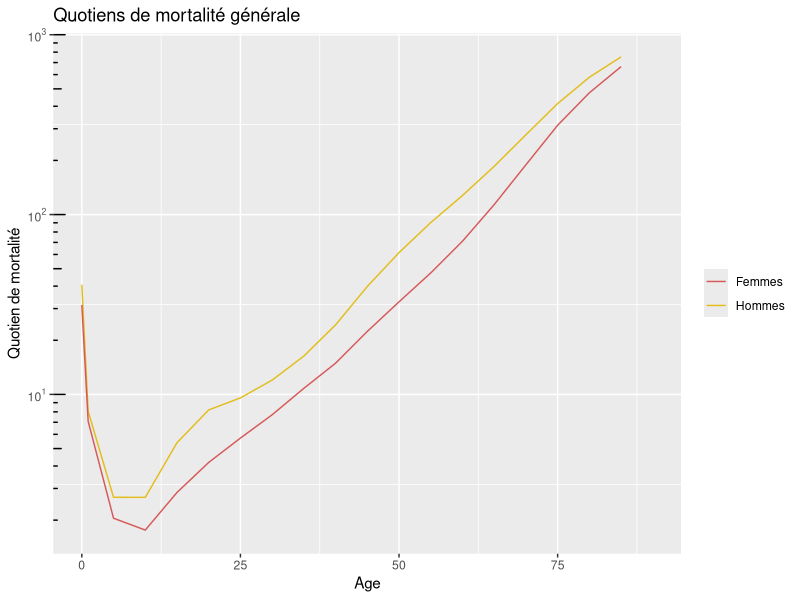
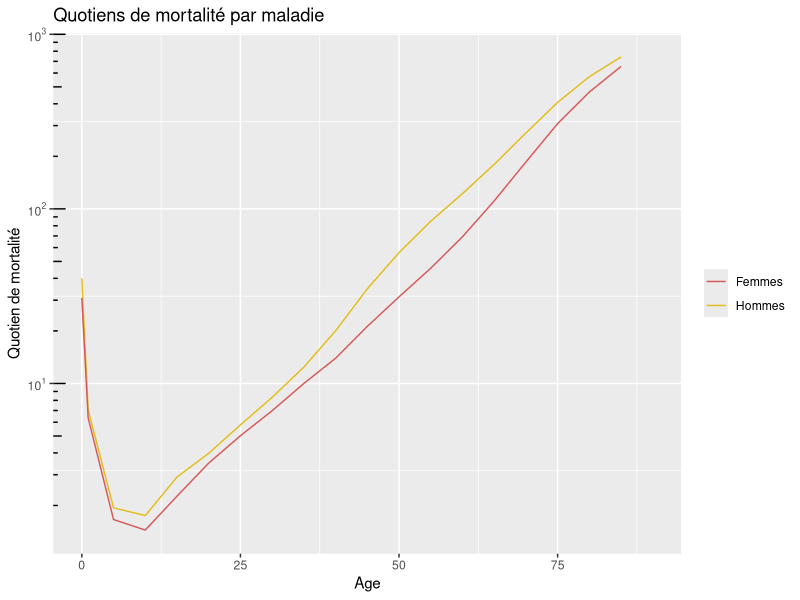
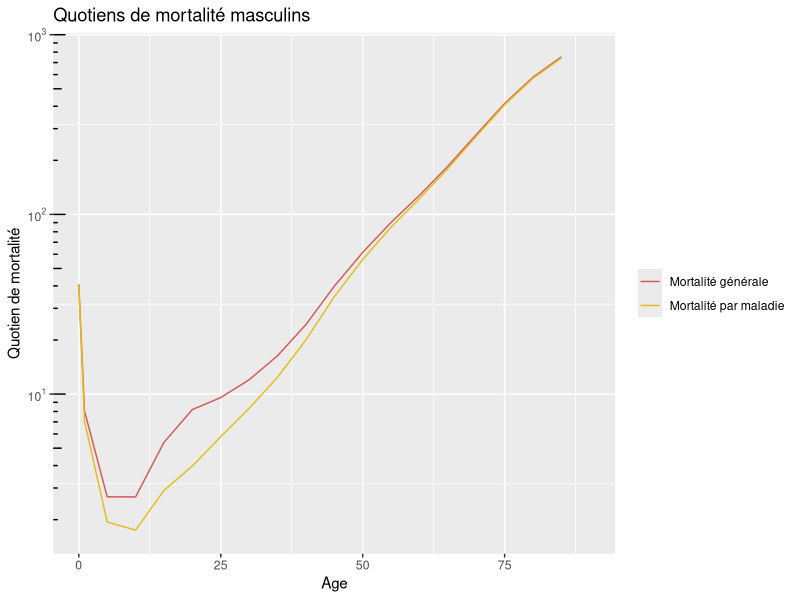
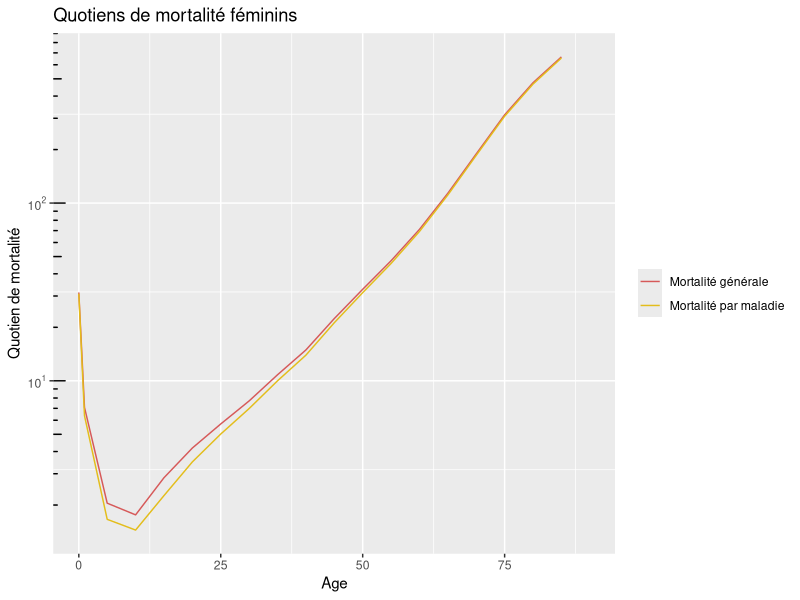
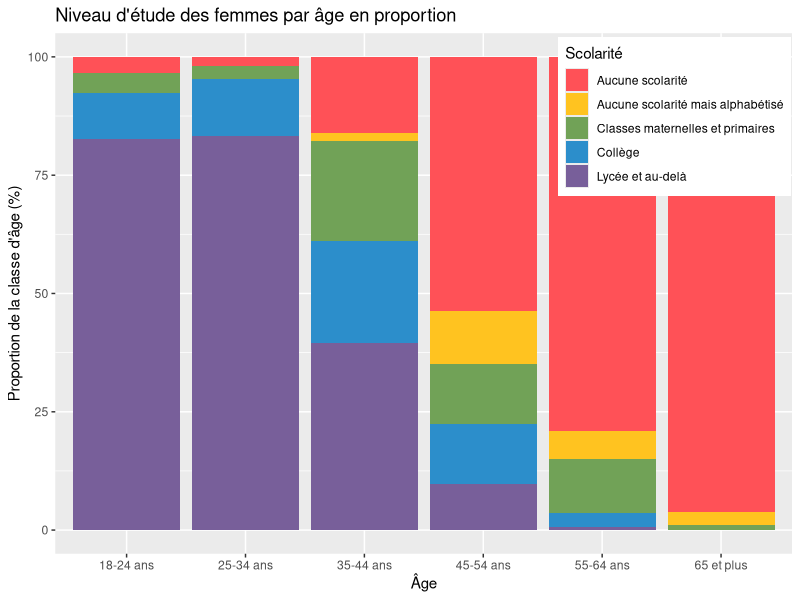
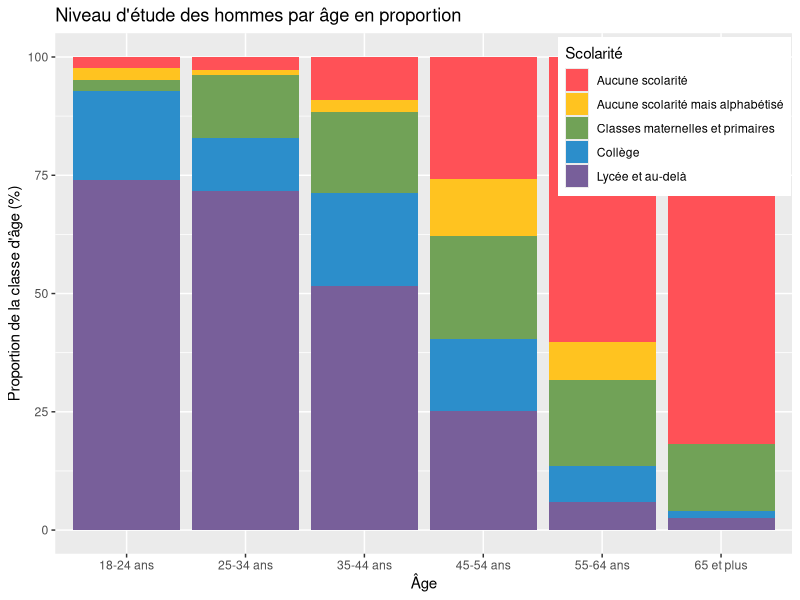
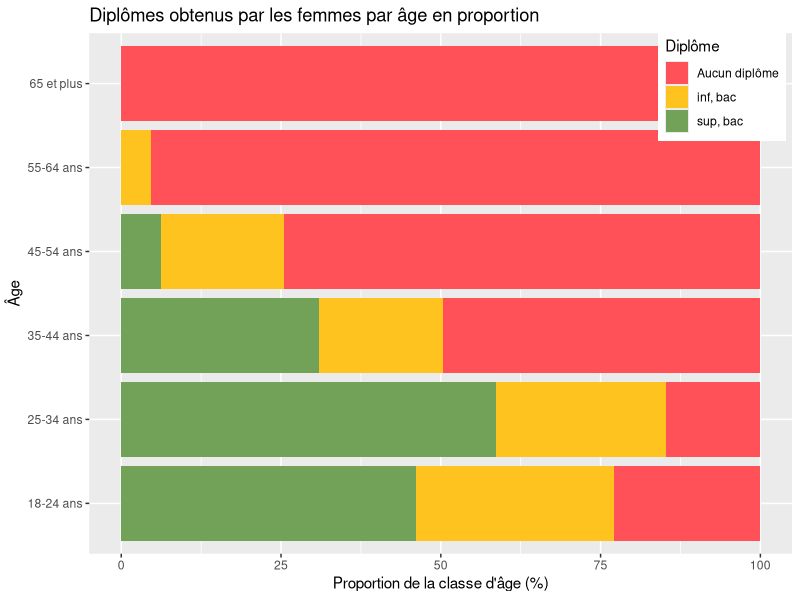
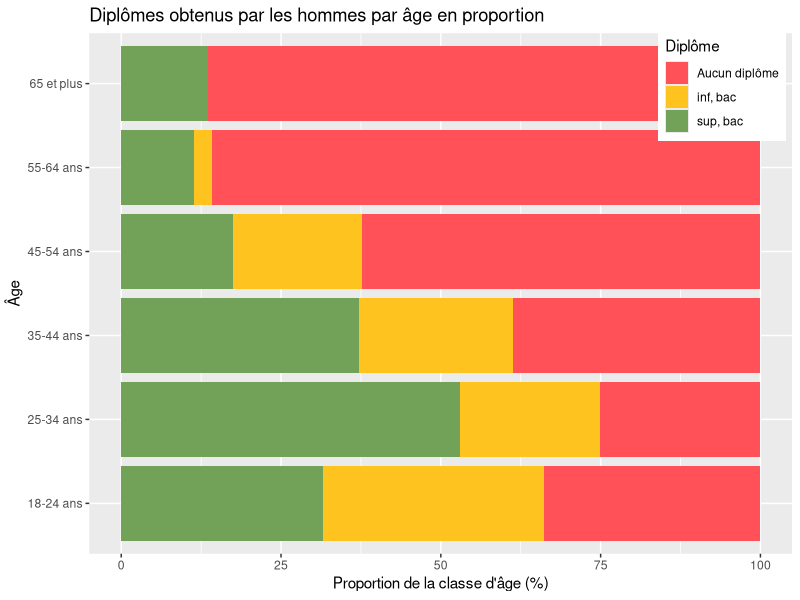

R code for these plots, in order:
## ---- chunk 1
library(readxl)
library(tidyverse)
library(knitr)
setwd("C:/Users/Thibaud/Documents/Demographie/M1S2/UE1 - Analyse demographique/Breton/DM1")

TableMortMascGeneral <- read_excel("./data/exo1/tmhgen.xlsx") %>%
  column_to_rownames("Age x")
TableMortMascAccident <- read_excel("./data/exo1/tmhmal.xlsx") %>%
  column_to_rownames("Age x")
## ---- chunk 2
Racine <- 100000
TableMortMascMaladie <- TableMortMascGeneral %>%
  select("aqx p.1000")
for (i in seq_along(row.names(TableMortMascMaladie))) {
  TableMortMascMaladie$`Sx`[i] <- Racine
  TableMortMascMaladie$`aqx p.1000`[i] <- round((1 - ((1 - (TableMortMascGeneral$`aqx p.1000`[i]/1000))/(1 - (TableMortMascAccident$`aqx p.1000`[i] /1000)))) * 1000, 2)
  TableMortMascMaladie$`d(x;x+a)`[i] <- round(Racine * (TableMortMascMaladie$`aqx p.1000`[i] * 0.001))
  Racine <- Racine - TableMortMascMaladie$`d(x;x+a)`[i]
}
TableMortMascMaladie <- relocate(TableMortMascMaladie, `Sx`, `d(x;x+a)`, `aqx p.1000`)
## ---- chunk 3
kable(TableMortMascMaladie, caption = 'Table III M.')
## ---- chunk 4
SommeMort <- TableMortMascGeneral %>%
  select(`d(x;x+a)`) %>%
  rename(`d(x;x+a) Constatés` = `d(x;x+a)`)
SommeMort$`d(x;x+a) Somme` <- TableMortMascAccident$`d(x;x+a)` + TableMortMascMaladie$`d(x;x+a)`
SommeMort$`Difference Brute` <- SommeMort$`d(x;x+a) Somme` - SommeMort$`d(x;x+a) Constatés`
SommeMort$'Difference p.100' <- round((SommeMort$`d(x;x+a) Somme` - SommeMort$`d(x;x+a) Constatés`) / SommeMort$`d(x;x+a) Constatés` * 100, 2)

## ---- chunk 5
kable(SommeMort, caption = "Décès observés, sommes des décès calculés et différence")
## ---- chunk 6
library(scales)
library(gridExtra)
TableMortFemmGeneral <- read_excel("./data/exo1/tmfgen.xlsx") %>%
  column_to_rownames("Age x")
TableMortFemmMaladie <- read_excel("./data/exo1/tmfmal.xlsx") %>%
  column_to_rownames("Age x")

TableMortFemmAccident <- select(TableMortFemmGeneral, "aqx p.1000")
TableMortFemmAccident$`aqx p.1000` <- TableMortFemmAccident$`aqx p.1000` - TableMortFemmMaladie$`aqx p.1000`
## ---- chunk 7
ggplot() +
  geom_line(data = TableMortMascGeneral, aes(y = `aqx p.1000`, x = as.numeric(row.names(TableMortMascGeneral)), color = "Hommes")) +
  geom_line(data = TableMortFemmGeneral, aes(y = `aqx p.1000`, x = as.numeric(row.names(TableMortFemmGeneral)), color = "Femmes")) +
  scale_color_manual(values = c("#d65959", "#e3bd1b"), name = NULL) +
  scale_y_continuous(trans = "log10", breaks = function(x) {
    brks <- extended_breaks(Q = c(1, 5))(log10(x))
    10^(brks[brks %% 1 == 0])
  }, labels = math_format(format = log10))+
  annotation_logticks(sides = "l") +
  ggtitle("Quotiens de mortalité générale") +
  xlab("Age") +
  ylab("Quotien de mortalité")

ggplot() +
  geom_line(data = TableMortMascMaladie, aes(y = `aqx p.1000`, x = as.numeric(row.names(TableMortMascMaladie)), color = "Hommes")) +
  geom_line(data = TableMortFemmMaladie, aes(y = `aqx p.1000`, x = as.numeric(row.names(TableMortFemmMaladie)), color = "Femmes")) +
  scale_color_manual(values = c("#d65959", "#e3bd1b"), name = NULL) +
  scale_y_continuous(trans = "log10",
                     breaks = function(x) {
                       brks <- extended_breaks(Q = c(1, 5))(log10(x))
                       10^(brks[brks %% 1 == 0])
                     },
                     labels = math_format(format = log10))+
  annotation_logticks(sides = "l") +
  ggtitle("Quotiens de mortalité par maladie") +
  xlab("Age") +
  ylab("Quotien de mortalité")
## ---- chunk 8
ggplot() +
  geom_line(data = TableMortMascGeneral, aes(y = `aqx p.1000`, x = as.numeric(row.names(TableMortMascGeneral)), color = "Mortalité générale")) +
  geom_line(data = TableMortMascMaladie, aes(y = `aqx p.1000`, x = as.numeric(row.names(TableMortMascMaladie)), color = "Mortalité par maladie")) +
  scale_color_manual(values = c("#d65959", "#e3bd1b"), name = NULL) +
  scale_y_continuous(
    trans = "log10",
    breaks = function(x) {
      brks <- extended_breaks(Q = c(1, 5))(log10(x))
      10^(brks[brks %% 1 == 0])
    },
    labels = math_format(format = log10)
  )+
  annotation_logticks(sides = "l") +
  ggtitle("Quotiens de mortalité masculins") +
  xlab("Age") +
  ylab("Quotien de mortalité")

ggplot() +
  geom_line(data = TableMortFemmGeneral, aes(y = `aqx p.1000`, x = as.numeric(row.names(TableMortFemmGeneral)), color = "Mortalité générale")) +
  geom_line(data = TableMortFemmMaladie, aes(y = `aqx p.1000`, x = as.numeric(row.names(TableMortFemmMaladie)), color = "Mortalité par maladie")) +
  scale_color_manual(values = c("#d65959", "#e3bd1b"), name = NULL) +
  scale_y_continuous(
    trans = "log10",
    breaks = function(x) {
      brks <- extended_breaks(Q = c(1, 5))(log10(x))
      10^(brks[brks %% 1 == 0])
    },
    labels = math_format(format = log10)
  )+
  annotation_logticks(sides = "l") +
  ggtitle("Quotiens de mortalité féminins") +
  xlab("Age") +
  ylab("Quotien de mortalité")
## ---- chunk 9
EsperanceDeVieNaissance <- function (Age, Population) {
  Annees <- Population
  Racine <- Population[1]
  AnneesVecues <- data.frame(Population, row.names = Age)
  SommeAV <- 0
  for (i in seq_along(Age)){
    AnneesVecues$Annees[i] <- ((Population[i] + Population[i+1])/2) * (as.numeric(Age[i+1]) - as.numeric(Age[i]))
    SommeAV <- SommeAV + ifelse(!is.na(AnneesVecues$Annees[i]), AnneesVecues$Annees[i], 0)
  }
  return(round(SommeAV/Racine,2))
}
## ---- chunk 10
`Table I Sexe Masculin` <- EsperanceDeVieNaissance(row.names(TableMortMascGeneral), TableMortMascGeneral$Sx)
`Table I Sexe Feminin` <- EsperanceDeVieNaissance(row.names(TableMortFemmGeneral), TableMortFemmGeneral$Sx)
`Table III Sexe Masculin` <- EsperanceDeVieNaissance(row.names(TableMortMascMaladie), TableMortMascMaladie$Sx)
`Table III Sexe Feminin` <- EsperanceDeVieNaissance(row.names(TableMortFemmMaladie), TableMortFemmMaladie$Sx)
Colones <- c("Table I Sexe Masculin","Table I Sexe Feminin","Table III Sexe Masculin","Table III Sexe Feminin")
kable(data.frame(`Table I Sexe Masculin`,`Table I Sexe Feminin`,`Table III Sexe Masculin`,`Table III Sexe Feminin`), caption = "Espérance de vie", col.names = Colones)
## ---- chunk 11
PopHomme55ans <- 49000
TableMortMasc <- TableMortMascAccident %>%
  slice(13:16) %>%
  select(`aqx p.1000`)
for (i in seq_along(TableMortMasc$`aqx p.1000`)) {
  TableMortMasc$`Px`[i] <- PopHomme55ans
  TableMortMasc$`d'(x;x+5) Accidents`[i] <- round(TableMortMasc$`Px`[i] * (TableMortMascAccident$`aqx p.1000`[i+12]/1000)*(1-(TableMortMascMaladie$`aqx p.1000`[i+12])/1000/2))
  TableMortMasc$`d'(x;x+5) Maladie`[i] <- round(TableMortMasc$`Px`[i] * (TableMortMascMaladie$`aqx p.1000`[i+12]/1000)*((1-(TableMortMascAccident$`aqx p.1000`[i+12])/1000/2)))
  PopHomme55ans <- PopHomme55ans - TableMortMasc$`d'(x;x+5) Accidents`[i] - TableMortMasc$`d'(x;x+5) Maladie`[i]
  if (i == length(TableMortMasc$`aqx p.1000`)) {
    TableMortMasc <- TableMortMasc %>% add_row(Px = PopHomme55ans)
    row.names(TableMortMasc)[i+1] <- 75
  }
}
TableMortMasc <- TableMortMasc %>% select(-`aqx p.1000`)
## ---- chunk 12
kable(TableMortMasc, caption = "Table des mortalités masculine")
## ---- chunk 13
DecesFemmesObserves <- read_excel("./data/exo1/fobservee.xlsx")  %>% column_to_rownames("Age x")
Px <- DecesFemmesObserves$Px[1]
for (i in seq_along(DecesFemmesObserves$`Décés par accident observés D'a(x;x+5)`)) {
  DecesFemmesObserves$Px[i] <- Px
  Px <- Px - DecesFemmesObserves$`Décés par accident observés D'a(x;x+5)`[i] - DecesFemmesObserves$`Décés par maladie observés D'm(x;x+5)`[i]
  if (i == length(DecesFemmesObserves$`Décés par accident observés D'a(x;x+5)`)) {
    DecesFemmesObserves <- DecesFemmesObserves %>% add_row(Px = Px)
    row.names(DecesFemmesObserves)[i+1] <- 75
  }
}
DecesSexesReunis <- TableMortMasc
DecesSexesReunis$`d'(x;x+5) Accidents` <- DecesSexesReunis$`d'(x;x+5) Accidents` + DecesFemmesObserves$`Décés par accident observés D'a(x;x+5)`
DecesSexesReunis$`d'(x;x+5) Maladie` <- DecesSexesReunis$`d'(x;x+5) Maladie` + DecesFemmesObserves$`Décés par maladie observés D'm(x;x+5)`
DecesSexesReunis$Px <- DecesSexesReunis$Px + DecesFemmesObserves$Px
for (i in seq(DecesSexesReunis$Px)) {
DecesSexesReunis$`5q''ax`[i] <- round(DecesSexesReunis$`d'(x;x+5) Accidents`[i]/(DecesSexesReunis$Px[i] - (DecesSexesReunis$`d'(x;x+5) Maladie`[i]/2)) * 1000,2)
}
## ---- chunk 14
kable(DecesSexesReunis, caption = "Table des décès réunis")
## ---- chunk 15
DecesHommesObserves <- read_excel("./data/exo1/mobservee.xlsx") %>% column_to_rownames("Age x")
DecesSexesReunisObs <- TableMortMasc
DecesSexesReunisObs$`d'(x;x+5) Accidents` <- DecesSexesReunisObs$`d'(x;x+5) Accidents` + DecesFemmesObserves$`Décés par accident observés D'a(x;x+5)`
DecesSexesReunis$`d'(x;x+5) Maladie` <- DecesSexesReunis$`d'(x;x+5) Maladie` + DecesFemmesObserves$`Décés par maladie observés D'm(x;x+5)`
DecesSexesReunisObs$Px <- DecesSexesReunisObs$Px + DecesSexesReunisObs$Px
for (i in seq(DecesSexesReunisObs$Px)) {
  DecesSexesReunisObs$`5qax`[i] <- round(DecesSexesReunisObs$`d'(x;x+5) Accidents`[i]/(DecesSexesReunisObs$Px[i] - (DecesSexesReunisObs$`d'(x;x+5) Maladie`[i]/2)) * 1000,2)
}
## ---- chunk 16
kable(DecesSexesReunisObs, caption = "Table des morts par accidents")
## ---- chunk 17
PopulationHommeFemme <- 100000
TableMortFunc <- function (Age, Racine, Quotients) {
  Res <- data.frame(Quotients, row.names = Age)
  for (i in seq_along(Age)){
    Res$`Sx`[i] <- Racine
    Res$`d(x;x+a)`[i] <- round(Res$`Quotients`[i] * Res$`Sx`[i] / 1000)
    Racine <- Racine - Res$`d(x;x+a)`[i]
  }
  Res <- relocate(Res, `Sx`, `d(x;x+a)`, `aqx P.1000` = `Quotients`)
  return(Res)
}
TableMortAccidentSecond <- TableMortFunc(row.names(DecesSexesReunisObs),PopulationHommeFemme,DecesSexesReunisObs$`5qax`) %>% rename(`5q''ax P.1000` = `aqx P.1000`)
TableMortAccidentObs <- TableMortFunc(row.names(DecesSexesReunis),PopulationHommeFemme,DecesSexesReunis$`5q''ax`) %>% rename(`5qax P.1000` = `aqx P.1000`)
SommeDecesSexeReunis <- sum(TableMortAccidentSecond$`d(x;x+a)`,  na.rm=TRUE)
SommeDecesSexeReunisObs <- sum(TableMortAccidentObs$`d(x;x+a)`,  na.rm=TRUE)
Quotient20qSeconda55 <- SommeDecesSexeReunis/PopulationHommeFemme * 1000
Quotient20qa55 <- SommeDecesSexeReunisObs/PopulationHommeFemme * 1000
## ---- chunk 18
#Colones <- c("20q''a55 p.1000", "20qa55 p.1000")
#Quotients20qa55 <- data.frame(`20q"a55`,`20qa55`)
kable(TableMortAccidentSecond)
kable(TableMortAccidentObs)
## ---- chunk 19
ProbabiliteDecesSecond <- ((SommeDecesSexeReunis/PopulationHommeFemme * 0.51) + (SommeDecesSexeReunis/PopulationHommeFemme * 0.49)) * 1000
ProbabiliteDecesObs <- ((SommeDecesSexeReunisObs/PopulationHommeFemme * 0.51) + (SommeDecesSexeReunisObs/PopulationHommeFemme * 0.49)) * 1000
## ---- chunk 20
Colones <- c("Probabilité de la table de mortalité calculée","Probabilité de la table de mortalité \"Observée \"")
kable(data.frame(ProbabiliteDecesSecond,ProbabiliteDecesObs), col.names = Colones, caption = "Probabilités de mourir entre 55 et 75 ans")
## ---- chunk 21
library(cowplot)
NiveauEtudeFemme <- read_excel("./data/exo2/niveauEtudeFemme.xlsx")
NiveauEtudeHomme <- read_excel("./data/exo2/niveauEtudeHomme.xlsx")
DiplomeFemme <- read_excel("./data/exo2/diplomeFemme.xlsx")
DiplomeHomme <- read_excel("./data/exo2/diplomeHomme.xlsx")

NiveauEtudeFemmeTidy <- NiveauEtudeFemme %>% rename("Classes maternelles et primaires" = "Maternelle et primaire") %>% pivot_longer(c(`Aucune scolarité`,`Aucune scolarité mais alphabétisé`,`Classes maternelles et primaires`, `Collège`, `Lycée et au-delà`), names_to = "Scolarite", values_to = "Proportion")
NiveauEtudeHommeTidy <- NiveauEtudeHomme %>% rename("Classes maternelles et primaires" = "Maternelle et primaire") %>% pivot_longer(c(`Aucune scolarité`,`Aucune scolarité mais alphabétisé`,`Classes maternelles et primaires`, `Collège`, `Lycée et au-delà`), names_to = "Scolarite", values_to = "Proportion")

DiplomeFemmeTidy <- DiplomeFemme  %>% pivot_longer(c(`Aucun diplôme`,`inf, bac`,`sup, bac`), names_to = "Diplome", values_to = "Proportion")
DiplomeHommeTidy <- DiplomeHomme %>% pivot_longer(c(`Aucun diplôme`,`inf, bac`,`sup, bac`), names_to = "Diplome", values_to = "Proportion")

## ---- chunk 22

ggplot(NiveauEtudeFemmeTidy) +
  geom_col(aes(x = `Age`, y = `Proportion`, fill = Scolarite))+
  scale_fill_manual("Scolarité", values = c("#ff5157","#ffc320","#71a257","#2c8ecb","#785f9a"))+
  ggtitle("Niveau d'\u00e9tude des femmes par \u00E2ge en proportion")+
  ylab("Proportion de la classe d'\u00E2ge (%)")+
  xlab("\u00C2ge")+
  theme(legend.position=c(0.84, 0.84))
ggplot(NiveauEtudeHommeTidy) +
  geom_col(aes(x = `Age`, y = `Proportion`, fill = Scolarite))+
  scale_fill_manual("Scolarité", values = c("#ff5157","#ffc320","#71a257","#2c8ecb","#785f9a"))+
  ggtitle("Niveau d'\u00e9tude des hommes par \u00E2ge en proportion")+
  ylab("Proportion de la classe d'\u00E2ge (%)")+
  xlab("\u00C2ge")+
  theme(legend.position=c(0.84, 0.84))
## ---- chunk 23

ggplot(DiplomeFemmeTidy) +
  geom_col(aes(x = `Age`, y = `Proportion`, fill = Diplome))+
  scale_fill_manual("Diplôme", values = c("#ff5157","#ffc320","#71a257","#2c8ecb","#785f9a"))+
  ggtitle("Dipl\u00F4mes obtenus par les femmes par \u00E2ge en proportion")+
  ylab("Proportion de la classe d'\u00E2ge (%)")+
  xlab("\u00C2ge")+
  coord_flip()+
  theme(legend.position=c(0.9, 0.9))
ggplot(DiplomeHommeTidy) +
  geom_col(aes(x = `Age`, y = `Proportion`, fill = Diplome))+
  scale_fill_manual("Diplôme", values = c("#ff5157","#ffc320","#71a257","#2c8ecb","#785f9a"))+
  ggtitle("Dipl\u00F4mes obtenus par les hommes par \u00E2ge en proportion")+
  ylab("Proportion de la classe d'\u00E2ge (%)")+
  xlab("\u00C2ge")+
  coord_flip()+
  theme(legend.position=c(0.9, 0.9))

